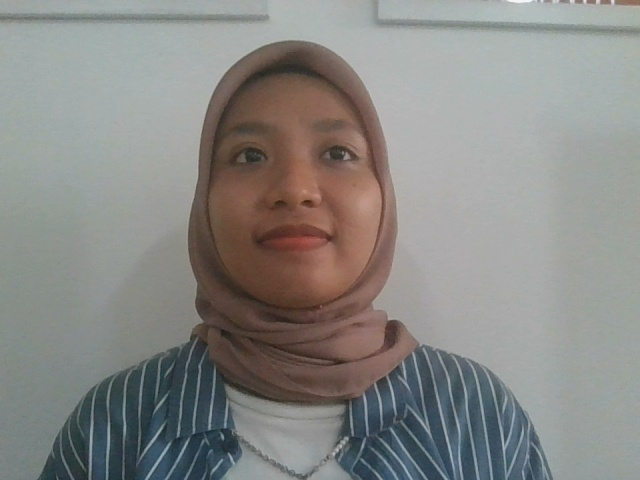
#> input picture dataset6/S1/S1_0006.jpg, 640 x 480 px; its folder holds only this picture in this run; the run also reads 2 pictures not shown here
$ jupyter execute TA_smartdrawer.ipynb
#> lines starting #> are read from the running program, lines starting #| are printed output that depends on the picture
[cell 1]
import os
import cv2
import numpy as np
import matplotlib.pyplot as plt
from matplotlib.backends.backend_pdf import PdfPages
from sklearn.metrics import confusion_matrix, classification_report, ConfusionMatrixDisplay
from skimage.feature import local_binary_pattern # Untuk visualisasi LBP

[cell 2]
# --- Penjelasan ---
# Fungsi ini akan memuat path gambar dan labelnya dari struktur folder.
# Label diambil dari nama sub-folder (S1, S2, dst.).
def load_dataset_paths(dataset_path):
    image_paths = []
    labels = []
    label_dict = {}
    current_id = 0

    for subject_name in os.listdir(dataset_path):
        subject_path = os.path.join(dataset_path, subject_name)
        if os.path.isdir(subject_path):
            if subject_name not in label_dict:
                label_dict[subject_name] = current_id
                current_id += 1

            for image_name in os.listdir(subject_path):
                image_path = os.path.join(subject_path, image_name)
                image_paths.append(image_path)
                labels.append(label_dict[subject_name])

    return image_paths, labels, label_dict

# --- Eksekusi ---
dataset_path = "dataset6/" # Ganti dengan path dataset Anda
image_paths, numeric_labels, label_dict = load_dataset_paths(dataset_path)
id_to_label = {v: k for k, v in label_dict.items()} # Untuk mapping kembali ID ke nama

print(f"Total gambar ditemukan: {len(image_paths)}")
print(f"Total label numerik: {len(np.unique(numeric_labels))}")
print("Mapping Label -> ID:", label_dict)

# --- Visualisasi ---
print("\nMenampilkan beberapa sampel gambar mentah dari dataset...")
plt.figure(figsize=(10, 5))
for i in range(10): # Tampilkan 10 gambar acak
    idx = np.random.randint(0, len(image_paths))
    img = cv2.imread(image_paths[idx])
#> img is the input picture: shape (480, 640, 3); mean B, G, R 133.2, 136.1, 136.5
    img_rgb = cv2.cvtColor(img, cv2.COLOR_BGR2RGB) # Konversi untuk matplotlib

    plt.subplot(2, 5, i + 1)
    plt.imshow(img_rgb)
    plt.title(f"Label: {id_to_label[numeric_labels[idx]]}")
    plt.axis('off')
plt.tight_layout()
plt.show()

[cell 3]
# --- Penjelasan ---
# Fungsi ini mengambil path gambar, mendeteksi wajah, meng-crop,
# mengubah ke grayscale, dan me-resize ke ukuran standar.
def preprocess_images(paths):
    processed_faces = []
    corresponding_labels = []
    face_cascade = cv2.CascadeClassifier('haarcascade_frontalface_default.xml')

    for i, path in enumerate(paths):
        img = cv2.imread(path)
        gray = cv2.cvtColor(img, cv2.COLOR_BGR2GRAY)
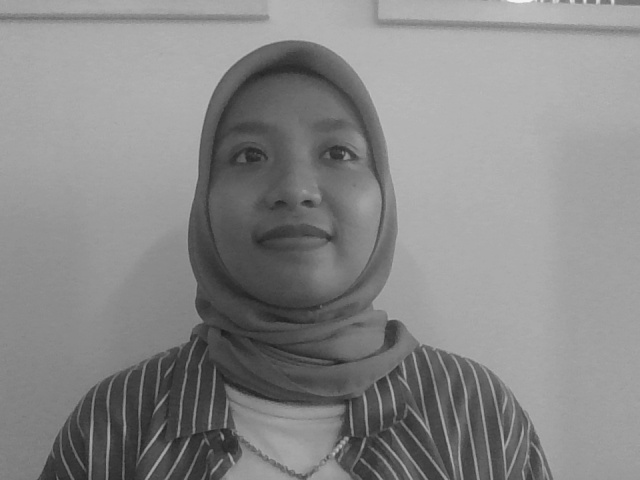
#> gray: shape (480, 640); min 27, max 246, mean 135.9

        faces_detected = face_cascade.detectMultiScale(gray, scaleFactor=1.2, minNeighbors=5)
#> faces_detected = [[196, 81, 201, 201]]

        if len(faces_detected) > 0:
            (x, y, w, h) = faces_detected[0] # Ambil wajah pertama
#> x = 196; y = 81; w = 201; h = 201
            face_roi = gray[y:y+h, x:x+w]
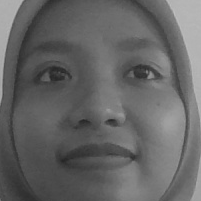
#> face_roi: shape (201, 201); min 38, max 190, mean 100.9
            resized_face = cv2.resize(face_roi, (100, 100)) # Ukuran standar

            processed_faces.append(resized_face)
            corresponding_labels.append(numeric_labels[i])
        else:
            print(f"[Peringatan] Wajah tidak ditemukan di: {os.path.basename(path)}")

    return processed_faces, np.array(corresponding_labels)

# --- Eksekusi ---
print("Memulai pre-processing semua gambar...")
faces_data, labels_data = preprocess_images(image_paths)
print(f"\nPre-processing selesai. Total wajah berhasil diproses: {len(faces_data)}")

# --- Visualisasi Hasil Pre-processing ---
print("Menampilkan beberapa sampel wajah hasil pre-processing...")
plt.figure(figsize=(10, 5))
for i in range(10):
    idx = np.random.randint(0, len(faces_data))
    plt.subplot(2, 5, i + 1)
    plt.imshow(faces_data[idx], cmap='gray')
    plt.title(f"Label: {id_to_label[labels_data[idx]]}")
    plt.axis('off')
plt.tight_layout()
plt.show()

[cell 4]
# --- Penjelasan & Parameter ---
#  menggunakan Local Binary Pattern (LBP) untuk mengekstrak fitur tekstur.
# Radius: Jarak piksel tetangga dari piksel tengah.
# n_points: Jumlah tetangga (biasanya 8).
# Method: 'uniform' adalah metode yang populer karena tahan rotasi dan mengurangi jumlah pola.
radius = 1
n_points = 8 * radius
method = 'uniform'

# --- Eksekusi & Simpan ke PDF ---
pdf_filename = "histograms_lbp.pdf"
print(f"Menghitung dan menyimpan histogram LBP ke file: {pdf_filename}...")

# Menggunakan PdfPages untuk menyimpan banyak plot dalam satu PDF
with PdfPages(pdf_filename) as pdf:
    # 1. Histogram Gabungan (Semua Subjek)
    all_histograms = []
    plt.figure(figsize=(10, 6))
    plt.title("Histogram LBP Gabungan (Semua Subjek)")
    plt.xlabel("Pola LBP (Bins)")
    plt.ylabel("Frekuensi")

    for face in faces_data:
        lbp = local_binary_pattern(face, n_points, radius, method)
        # Hitung histogram, n_points + 2 adalah jumlah bin untuk metode 'uniform'
        (hist, _) = np.histogram(lbp.ravel(), bins=np.arange(0, n_points + 3), range=(0, n_points + 2))
        all_histograms.append(hist)
        plt.plot(hist, alpha=0.1, color='blue') # Plot tiap histogram tipis-tipis
#> this loop made 4 passes
#> pass 1, `lbp = local_binary_pattern(face, n_points, radius, method)`:
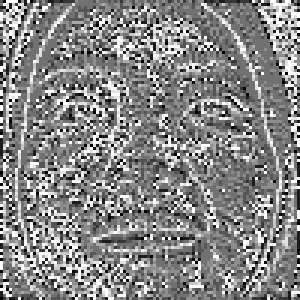
#> lbp: shape (100, 100) float64 (shown 3 times larger); min 0, max 9, mean 4.77; drawn with min black and max white

    # Hitung dan plot rata-rata histogram
    mean_hist = np.mean(all_histograms, axis=0)
    plt.plot(mean_hist, color='red', linewidth=2, label='Rata-rata Histogram')
    plt.legend()
    pdf.savefig() # Simpan plot gabungan ke PDF
    plt.close()

    # 2. Histogram Per Subjek
    for subject_id, subject_name in id_to_label.items():
        subject_faces = [faces_data[i] for i, label in enumerate(labels_data) if label == subject_id]
        if not subject_faces:
            continue

        plt.figure(figsize=(10, 6))
        plt.title(f"Histogram LBP untuk Subjek: {subject_name}")
        plt.xlabel("Pola LBP (Bins)")
        plt.ylabel("Frekuensi")

        subject_hists = []
        for face in subject_faces:
            lbp = local_binary_pattern(face, n_points, radius, method)
            (hist, _) = np.histogram(lbp.ravel(), bins=np.arange(0, n_points + 3), range=(0, n_points + 2))
            subject_hists.append(hist)
            plt.plot(hist, color='gray', alpha=0.3)

        mean_subject_hist = np.mean(subject_hists, axis=0)
        plt.plot(mean_subject_hist, color='green', linewidth=2, label=f'Rata-rata untuk {subject_name}')
        plt.legend()
        pdf.savefig() # Simpan plot subjek ini ke PDF
        plt.close()
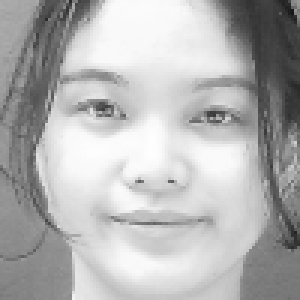
#> face: shape (100, 100) (shown 3 times larger); min 23, max 254, mean 179

print("File PDF berhasil dibuat.")

[cell 5]
# --- Penjelasan ---
# Membuat instance LBPH recognizer dengan parameter yang sama seperti di atas.
# Kemudian melatihnya menggunakan data wajah dan label numerik.
# Terakhir, menyimpan "pengetahuan" model ke sebuah file.

# --- Eksekusi ---
print("Memulai training model LBPH...")
# Parameter harus sesuai dengan yang digunakan untuk analisis histogram
lbph_recognizer = cv2.face.LBPHFaceRecognizer_create(radius=1, neighbors=8, grid_x=8, grid_y=8)

# Latih model
lbph_recognizer.train(faces_data, labels_data)

# Simpan model
output_model_file = "fmodel_lbph_final.yml"
lbph_recognizer.write(output_model_file)

print(f"Training selesai. Model disimpan di: {output_model_file}")

[cell 6]
import os
import cv2
import numpy as np
import matplotlib.pyplot as plt
from sklearn.metrics import confusion_matrix, classification_report, ConfusionMatrixDisplay

# =============================================================================
# KONFIGURASI (Ubah bagian ini sesuai kebutuhan)
# =============================================================================
TRAINING_DATA_PATH = "dataset6/"
TESTING_DATA_PATH = "test3/"
CASCADE_PATH = "haarcascade_frontalface_default.xml"
OUTPUT_MODEL_FILE = "fmodel_lbph_final.yml"

# Threshold untuk evaluasi (semakin rendah = semakin ketat)
EVALUATION_THRESHOLD = 95

# =============================================================================
# FUNGSI BANTUAN (Helper Function)
# =============================================================================

def load_and_preprocess_data(dataset_path, face_cascade):
    """
    Fungsi untuk memuat dataset dari path, mendeteksi wajah,
    melakukan pre-processing (grayscale, resize), dan mengembalikan
    data wajah beserta label numeriknya.
    """
#> called with dataset_path = 'dataset6/'
    image_paths = []
    numeric_labels = []
    label_dict = {}
    current_id = 0

    # Menggunakan sorted() untuk memastikan urutan label konsisten
    for subject_name in sorted(os.listdir(dataset_path)):
        subject_path = os.path.join(dataset_path, subject_name)
        if os.path.isdir(subject_path):
            if subject_name not in label_dict:
                label_dict[subject_name] = current_id
                current_id += 1

            for image_name in os.listdir(subject_path):
                image_path = os.path.join(subject_path, image_name)
                image_paths.append(image_path)
                numeric_labels.append(label_dict[subject_name])

    processed_faces = []
    corresponding_labels = []

    for i, path in enumerate(image_paths):
        img = cv2.imread(path)
        if img is None:
            continue

        gray = cv2.cvtColor(img, cv2.COLOR_BGR2GRAY)
        faces_detected = face_cascade.detectMultiScale(gray, scaleFactor=1.2, minNeighbors=5)

        if len(faces_detected) > 0:
            (x, y, w, h) = faces_detected[0]
            face_roi = gray[y:y+h, x:x+w]
            resized_face = cv2.resize(face_roi, (100, 100))
            processed_faces.append(resized_face)
            corresponding_labels.append(numeric_labels[i])

    id_to_label_map = {v: k for k, v in label_dict.items()}
#> id_to_label_map = {0: 'S1', 1: 'S10', 2: 'S9'}
    return processed_faces, np.array(corresponding_labels), id_to_label_map

# =============================================================================
# --- TAHAP 1: TRAINING MODEL ---
# =============================================================================
print("--- TAHAP 1: TRAINING MODEL ---")

# Inisialisasi detektor wajah
face_cascade = cv2.CascadeClassifier(CASCADE_PATH)

# Memuat dan memproses data training
print(f"Memuat data training dari: {TRAINING_DATA_PATH}")
training_faces, training_labels, id_to_label = load_and_preprocess_data(TRAINING_DATA_PATH, face_cascade)

if len(training_faces) == 0:
    print("Gagal memuat data training. Pastikan path dan struktur folder sudah benar.")
else:
    print(f"Data training berhasil dimuat. Total {len(training_faces)} wajah dari {len(np.unique(training_labels))} subjek.")

    # Membuat dan melatih model LBPH
    print("Memulai training model LBPH...")
    lbph_recognizer = cv2.face.LBPHFaceRecognizer_create(radius=1, neighbors=8, grid_x=8, grid_y=8)
    lbph_recognizer.train(training_faces, training_labels)

    # Menyimpan model
    lbph_recognizer.write(OUTPUT_MODEL_FILE)
    print(f"Training selesai. Model disimpan di: {OUTPUT_MODEL_FILE}\n")


# =============================================================================
# --- TAHAP 2: EVALUASI MODEL ---
# =============================================================================
print("--- TAHAP 2: EVALUASI MODEL ---")

# Memuat dan memproses data testing
print(f"Memuat data testing dari: {TESTING_DATA_PATH}")
testing_faces, testing_labels, _ = load_and_preprocess_data(TESTING_DATA_PATH, face_cascade)
#> call 2 of load_and_preprocess_data, with dataset_path = 'test3/'
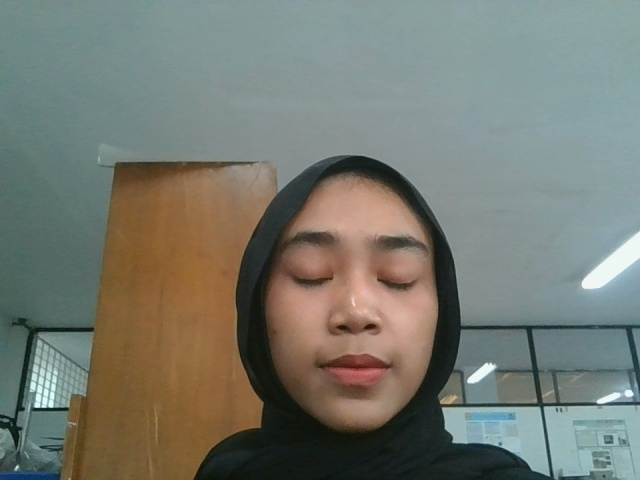
#> input picture test3/S3/S3_0005.jpg, 640 x 480 px
#> in load_and_preprocess_data, img is the input picture: shape (480, 640, 3); mean B, G, R 113, 121.7, 118
#> in load_and_preprocess_data (call 2), `face_roi = gray[y:y+h, x:x+w]`:
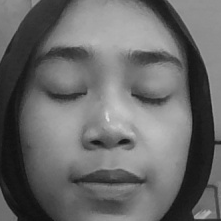
#> face_roi: shape (221, 221); min 16, max 225, mean 105.2

if len(testing_faces) == 0:
    print("Gagal memuat data testing. Pastikan path dan struktur folder sudah benar.")
else:
    print(f"Data testing berhasil dimuat. Total {len(testing_faces)} wajah akan dievaluasi.")

    # Memuat model yang sudah dilatih
    recognizer = cv2.face.LBPHFaceRecognizer_create()
    recognizer.read(OUTPUT_MODEL_FILE)

    # Melakukan prediksi dan evaluasi
    y_true = []
    y_pred = []

    print(f"\nMemulai pengujian dengan threshold = {EVALUATION_THRESHOLD}...")
    for i, face in enumerate(testing_faces):
        actual_label_name = id_to_label[testing_labels[i]]
        y_true.append(actual_label_name)

        predicted_id, distance = recognizer.predict(face)

        if distance < EVALUATION_THRESHOLD:
            predicted_label_name = id_to_label.get(predicted_id, "Error ID")
        else:
            predicted_label_name = "Unknown"

        y_pred.append(predicted_label_name)

    # --- Menampilkan Hasil Evaluasi ---
    print("\n--- HASIL EVALUASI ---")

    all_possible_labels = sorted(list(id_to_label.values()))
    if "Unknown" not in all_possible_labels:
        all_possible_labels.append("Unknown")

    # 1. Classification Report
    print("\n== Classification Report ==\n")
    print(classification_report(y_true, y_pred, labels=all_possible_labels, zero_division=0))

    # 2. Confusion Matrix
    print("\n== Confusion Matrix ==\n")
    cm = confusion_matrix(y_true, y_pred, labels=all_possible_labels)
    disp = ConfusionMatrixDisplay(confusion_matrix=cm, display_labels=all_possible_labels)

    fig, ax = plt.subplots(figsize=(10, 10))
    disp.plot(ax=ax, xticks_rotation=45, cmap=plt.cm.Blues)
    plt.title(f"Confusion Matrix (Threshold = {EVALUATION_THRESHOLD})")
    plt.tight_layout()
    plt.show()
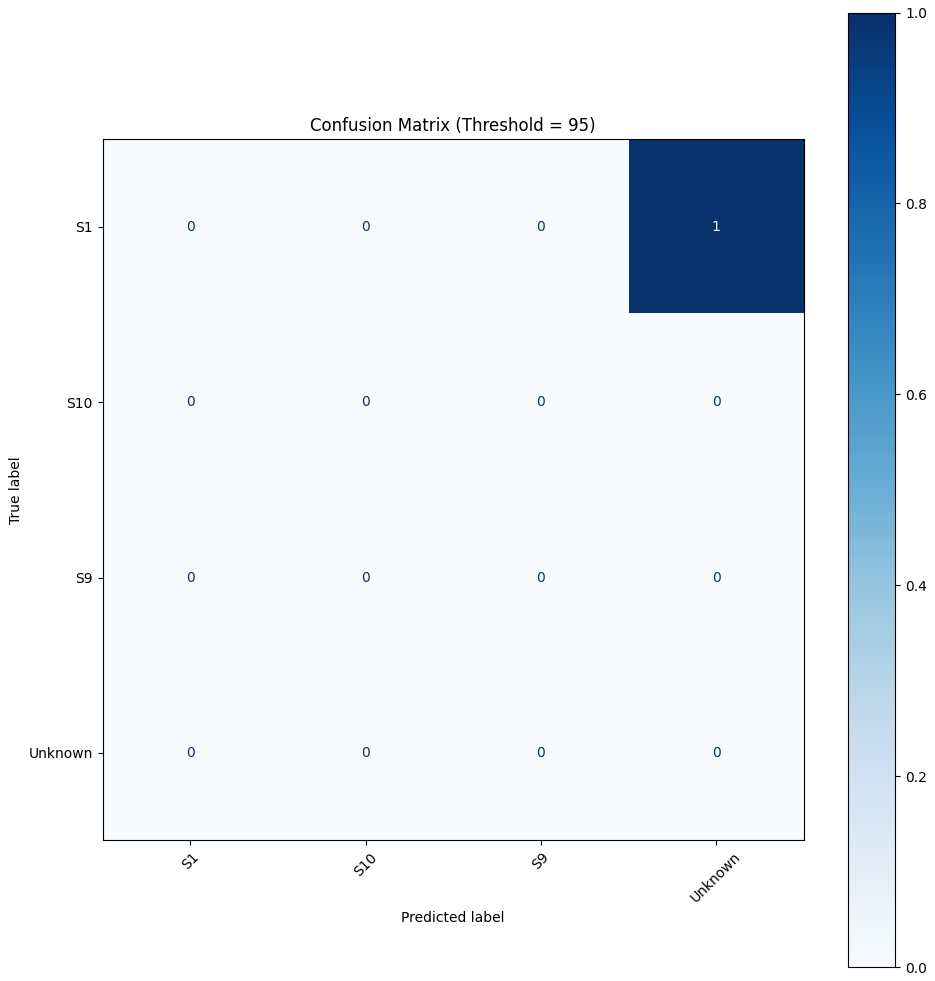
#> figure drawn by matplotlib, 2 panels

print("\nSkrip selesai.")

CEK secara detil

[cell 7]
import cv2
import numpy as np
from skimage.feature import local_binary_pattern

def hitung_lbp_uniform(path_gambar, nama_file_output):
    """
    Fungsi untuk menghitung nilai desimal LBP UNIFORM dari sebuah gambar
    dan menyimpannya ke file teks HANYA DALAM BENTUK ANGKA.

    Args:
        path_gambar (str): Lokasi file gambar input.
        nama_file_output (str): Nama file .txt untuk menyimpan hasil.
    """
#> called with path_gambar = 'dataset6\\S9\\S9_0041.jpg', nama_file_output = 'nilai_desimal_lbp_uniform.txt'
    print(f"Membaca gambar dari: {path_gambar}")

    gambar = cv2.imread(path_gambar, cv2.IMREAD_GRAYSCALE)
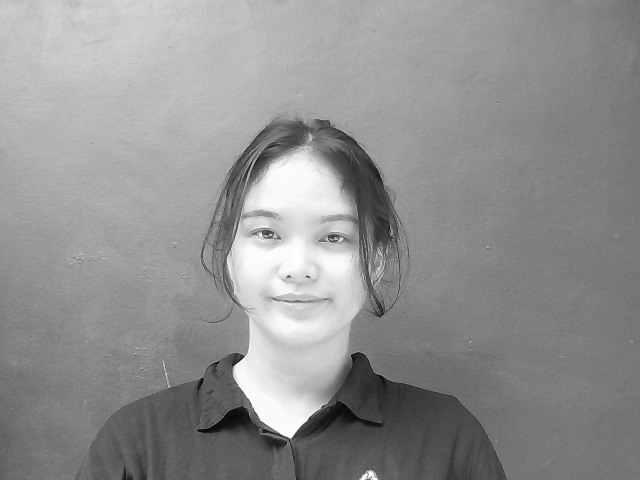
#> gambar: shape (480, 640); min 3, max 255, mean 144.6

    if gambar is None:
        print(f"Error: Gambar tidak ditemukan di path '{path_gambar}'")
        return

    print("Gambar berhasil dibaca. Memulai proses kalkulasi LBP Uniform...")

    P = 8
    R = 1

    # ==================================================================
    # PERUBAHAN UTAMA DI SINI
    # Mengubah metode dari 'default' menjadi 'uniform'
    # ==================================================================
    lbp = local_binary_pattern(gambar, P, R, method="uniform")
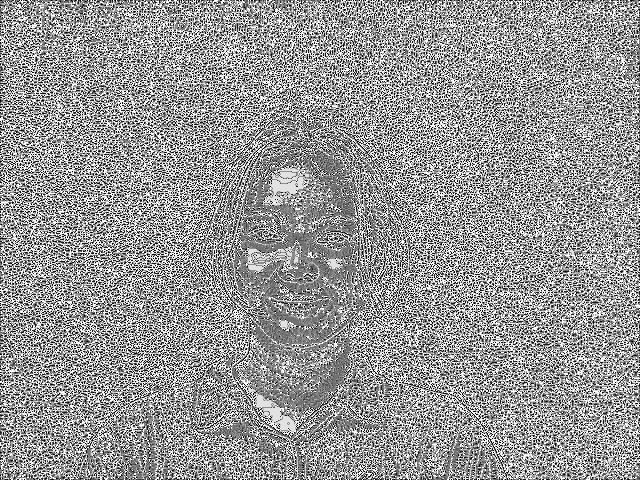
#> lbp: shape (480, 640) float64; min 0, max 9, mean 5.31; drawn with min black and max white

    print(f"Kalkulasi LBP Uniform selesai. Menyimpan hasil ke '{nama_file_output}'...")

    try:
        with open(nama_file_output, 'w') as f:
            for i in range(lbp.shape[0]):
                for j in range(lbp.shape[1]):
                    nilai_lbp = lbp[i, j]
                    f.write(f"{int(nilai_lbp)}\n")

        print(f"Sukses! Hasil telah disimpan di file '{nama_file_output}' dengan format sederhana.")

    except Exception as e:
        print(f"Terjadi error saat menulis file: {e}")

# --- Bagian Utama untuk Menjalankan Kode ---
if __name__ == "__main__":
    # Ganti dengan path gambar asli (bukan gambar LBP)
    path_input_gambar = 'dataset6\S9\S9_0041.jpg'

    # Nama file output yang akan dihasilkan
    nama_output = 'nilai_desimal_lbp_uniform.txt'

    # Panggil fungsi utama
    hitung_lbp_uniform(path_input_gambar, nama_output)

[cell 8]
# Impor library yang dibutuhkan
import pandas as pd
import numpy as np
import matplotlib.pyplot as plt

# --- Pengaturan ---
# Nama file input Anda
nama_file_input = 'nilai_desimal_lbp_uniform.txt'
# Nama file output yang akan dihasilkan
nama_file_output = 'peta_tekstur_grayscale.png'
# Dimensi gambar
lebar_gambar = 640
tinggi_gambar = 480

# --- Logika Utama ---
try:
    # 1. Membaca data dari file .txt
    print(f"Membaca data dari file: {nama_file_input}...")
    data = pd.read_csv(nama_file_input, header=None, names=['nilai_lbp'])
    nilai_lbp_1d = data['nilai_lbp'].to_numpy()

    # 2. Memastikan jumlah data sesuai dengan dimensi gambar
    if nilai_lbp_1d.size != tinggi_gambar * lebar_gambar:
        print("Error: Jumlah data di file tidak sesuai dengan dimensi gambar (tinggi x lebar).")
    else:
        # 3. Mengubah array 1D menjadi array 2D (gambar)
        peta_lbp_2d = nilai_lbp_1d.reshape((tinggi_gambar, lebar_gambar))
        print("Data berhasil diubah menjadi format gambar 2D.")

        # 4. Membuat plot atau visualisasi
        plt.figure(figsize=(10, 8))

        # ==================================================================
        # PERUBAHAN UTAMA DI SINI: cmap diubah menjadi 'gray'
        # Nilai LBP yang lebih rendah (misal 0) akan lebih gelap (hitam)
        # Nilai LBP yang lebih tinggi (misal 9) akan lebih terang (putih)
        # ==================================================================
        gambar = plt.imshow(peta_lbp_2d, cmap='gray', vmin=0, vmax=9)

        # 5. Menambahkan detail pada grafik
        plt.title('Peta Spasial LBP (Grayscale)', fontsize=16)
        plt.xlabel('Posisi Kolom (j)', fontsize=12)
        plt.ylabel('Posisi Baris (i)', fontsize=12)

        # Menambahkan colorbar sebagai legenda skala abu-abu
        colorbar = plt.colorbar(gambar)
        colorbar.set_label('Nilai Desimal LBP', fontsize=12)

        # 6. Menyimpan gambar ke dalam file PNG
        plt.savefig(nama_file_output, dpi=300)
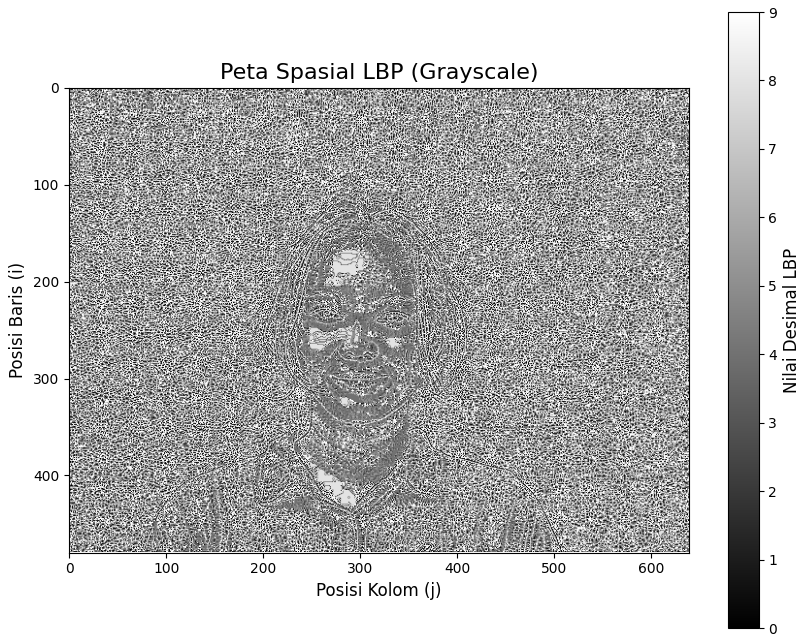
#> figure drawn by matplotlib, 2 panels
#> (the rest of the program and of its run is left out)
